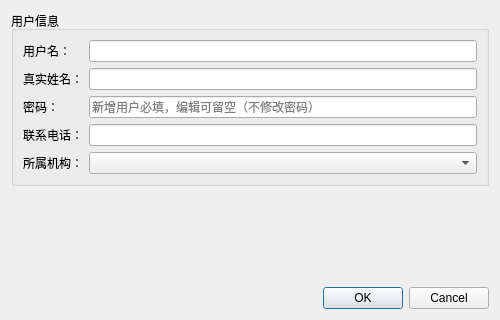
<?xml version="1.0" encoding="UTF-8"?>
<ui version="4.0">
 <class>UserDialog</class>
 <widget class="QDialog" name="UserDialog">
  <property name="geometry">
   <rect>
    <x>0</x>
    <y>0</y>
    <width>500</width>
    <height>320</height>
   </rect>
  </property>
  <property name="windowTitle">
   <string>用户信息</string>
  </property>
  <layout class="QVBoxLayout" name="verticalLayout">
   <item>
    <widget class="QGroupBox" name="groupBox">
     <property name="title">
      <string>用户信息</string>
     </property>
     <layout class="QFormLayout" name="formLayout">
      <item row="0" column="0">
       <widget class="QLabel" name="label">
        <property name="text">
         <string>用户名：</string>
        </property>
       </widget>
      </item>
      <item row="0" column="1">
       <widget class="QLineEdit" name="lineUsername"/>
      </item>
      <item row="1" column="0">
       <widget class="QLabel" name="label_2">
        <property name="text">
         <string>真实姓名：</string>
        </property>
       </widget>
      </item>
      <item row="1" column="1">
       <widget class="QLineEdit" name="lineName"/>
      </item>
      <item row="2" column="0">
       <widget class="QLabel" name="label_3">
        <property name="text">
         <string>密码：</string>
        </property>
       </widget>
      </item>
      <item row="2" column="1">
       <widget class="QLineEdit" name="linePassword">
        <property name="echoMode">
         <!-- 设置为密码模式，输入时显示圆点 -->
         <enum>QLineEdit::Password</enum>
        </property>
        <property name="placeholderText">
         <string>新增用户必填，编辑可留空（不修改密码）</string>
        </property>
       </widget>
      </item>
      <item row="3" column="0">
       <widget class="QLabel" name="label_4">
        <property name="text">
         <string>联系电话：</string>
        </property>
       </widget>
      </item>
      <item row="3" column="1">
       <widget class="QLineEdit" name="linePhone"/>
      </item>
      <item row="4" column="0">
       <widget class="QLabel" name="label_5">
        <property name="text">
         <string>所属机构：</string>
        </property>
       </widget>
      </item>
      <item row="4" column="1">
       <widget class="QComboBox" name="comboOrg">
        <!-- 下拉框选项会在代码中动态加载机构数据 -->
       </widget>
      </item>
     </layout>
    </widget>
   </item>
   <item>
    <widget class="QLabel" name="labelError">
     <property name="text">
      <string/>
     </property>
     <property name="alignment">
      <set>Qt::AlignmentFlag::AlignCenter</set>
     </property>
     <property name="styleSheet">
      <string notr="true">color: red; font-size: 12px;</string>
     </property>
    </widget>
   </item>
   <item>
    <widget class="QDialogButtonBox" name="buttonBox">
     <property name="orientation">
      <enum>Qt::Orientation::Horizontal</enum>
     </property>
     <property name="standardButtons">
      <set>QDialogButtonBox::StandardButton::Cancel|QDialogButtonBox::StandardButton::Ok</set>
     </property>
    </widget>
   </item>
  </layout>
 </widget>
 <resources/>
 <connections>
  <connection>
   <sender>buttonBox</sender>
   <signal>accepted()</signal>
   <receiver>UserDialog</receiver>
   <slot>accept()</slot>
   <hints>
    <hint type="sourcelabel">
     <x>248</x>
     <y>254</y>
    </hint>
    <hint type="destinationlabel">
     <x>157</x>
     <y>274</y>
    </hint>
   </hints>
  </connection>
  <connection>
   <sender>buttonBox</sender>
   <signal>rejected()</signal>
   <receiver>UserDialog</receiver>
   <slot>reject()</slot>
   <hints>
    <hint type="sourcelabel">
     <x>316</x>
     <y>256</y>
    </hint>
    <hint type="destinationlabel">
     <x>286</x>
     <y>274</y>
    </hint>
   </hints>
  </connection>
 </connections>
</ui>
